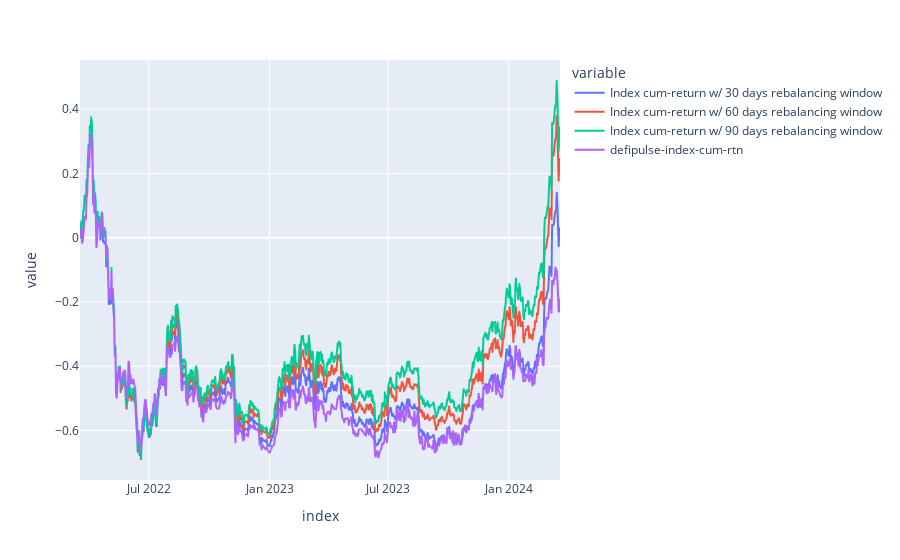

This figure's notebook cell:
### Code cell
from backtester import BackTester, convert_results_table

bt = BackTester(convert_results_table(results),['defipulse-index'])

data, chart = bt.assess_different_rebalancing_periods([30,60,90],0.02)

chart

### Figure 1 — Plotly figure (JSON) as saved in the notebook; plotly's stock layout.template omitted (floating-point values rounded to 4 significant figures; data arrays with more than 128 entries replaced by an {"elided": "..."} marker saying what was removed)
{"data": [{"hovertemplate": "variable=Index cum-return w/ 30 days rebalancing window<br>index=%{x}<br>value=%{y}<extra></extra>", "legendgroup": "Index cum-return w/ 30 days rebalancing window", "line": {"color": "#636efa", "dash": "solid"}, "marker": {"symbol": "circle"}, "mode": "lines", "name": "Index cum-return w/ 30 days rebalancing window", "showlegend": true, "type": "scattergl", "x": {"elided": "733 str values"}, "xaxis": "x", "y": {"elided": "733 float values"}, "yaxis": "y"}, {"hovertemplate": "variable=Index cum-return w/ 60 days rebalancing window<br>index=%{x}<br>value=%{y}<extra></extra>", "legendgroup": "Index cum-return w/ 60 days rebalancing window", "line": {"color": "#EF553B", "dash": "solid"}, "marker": {"symbol": "circle"}, "mode": "lines", "name": "Index cum-return w/ 60 days rebalancing window", "showlegend": true, "type": "scattergl", "x": {"elided": "733 str values"}, "xaxis": "x", "y": {"elided": "733 float values"}, "yaxis": "y"}, {"hovertemplate": "variable=Index cum-return w/ 90 days rebalancing window<br>index=%{x}<br>value=%{y}<extra></extra>", "legendgroup": "Index cum-return w/ 90 days rebalancing window", "line": {"color": "#00cc96", "dash": "solid"}, "marker": {"symbol": "circle"}, "mode": "lines", "name": "Index cum-return w/ 90 days rebalancing window", "showlegend": true, "type": "scattergl", "x": {"elided": "733 str values"}, "xaxis": "x", "y": {"elided": "733 float values"}, "yaxis": "y"}, {"hovertemplate": "variable=defipulse-index-cum-rtn<br>index=%{x}<br>value=%{y}<extra></extra>", "legendgroup": "defipulse-index-cum-rtn", "line": {"color": "#ab63fa", "dash": "solid"}, "marker": {"symbol": "circle"}, "mode": "lines", "name": "defipulse-index-cum-rtn", "showlegend": true, "type": "scattergl", "x": {"elided": "733 str values"}, "xaxis": "x", "y": {"elided": "733 float values"}, "yaxis": "y"}], "layout": {"legend": {"title": {"text": "variable"}, "tracegroupgap": 0}, "margin": {"t": 60}, "xaxis": {"anchor": "y", "domain": [0, 1], "title": {"text": "index"}}, "yaxis": {"anchor": "x", "domain": [0, 1], "title": {"text": "value"}}}}
